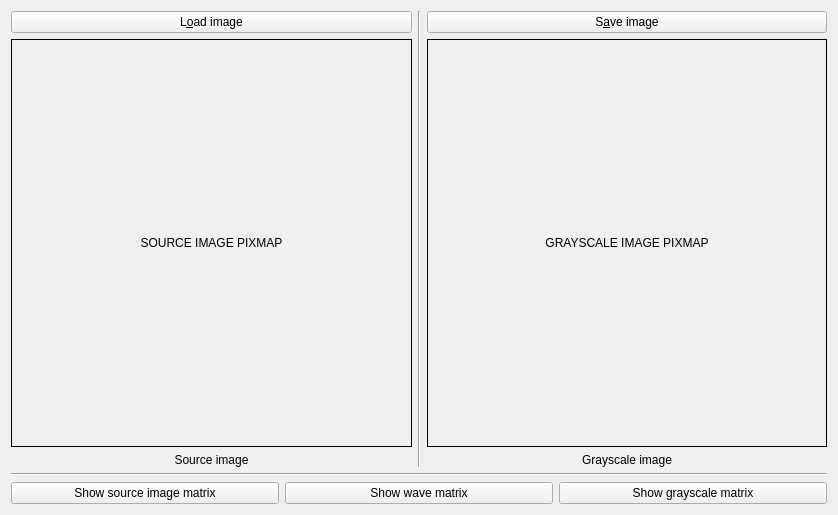
<?xml version="1.0" encoding="UTF-8"?>
<ui version="4.0">
 <class>MonoToGrayscaleWidget</class>
 <widget class="QWidget" name="MonoToGrayscaleWidget">
  <property name="geometry">
   <rect>
    <x>0</x>
    <y>0</y>
    <width>838</width>
    <height>515</height>
   </rect>
  </property>
  <property name="windowTitle">
   <string>MonoToGrayscaleWidget</string>
  </property>
  <layout class="QVBoxLayout" name="verticalLayout">
   <item>
    <layout class="QVBoxLayout" name="verticalLayout_3"/>
   </item>
   <item>
    <layout class="QHBoxLayout" name="horizontalLayout" stretch="0,0,0">
     <item>
      <layout class="QVBoxLayout" name="verticalLayout_2">
       <item>
        <widget class="QPushButton" name="load_source_image_button">
         <property name="text">
          <string>L&amp;oad image</string>
         </property>
        </widget>
       </item>
       <item>
        <widget class="QLabel" name="source_image_label_pixmap">
         <property name="sizePolicy">
          <sizepolicy hsizetype="Expanding" vsizetype="Expanding">
           <horstretch>0</horstretch>
           <verstretch>0</verstretch>
          </sizepolicy>
         </property>
         <property name="styleSheet">
          <string notr="true">border: 1px solid rgb(0, 0, 0);</string>
         </property>
         <property name="frameShape">
          <enum>QFrame::Shape::NoFrame</enum>
         </property>
         <property name="text">
          <string>SOURCE IMAGE PIXMAP</string>
         </property>
         <property name="alignment">
          <set>Qt::AlignmentFlag::AlignCenter</set>
         </property>
        </widget>
       </item>
       <item>
        <widget class="QLabel" name="label_2">
         <property name="sizePolicy">
          <sizepolicy hsizetype="Preferred" vsizetype="Minimum">
           <horstretch>0</horstretch>
           <verstretch>0</verstretch>
          </sizepolicy>
         </property>
         <property name="text">
          <string>Source image</string>
         </property>
         <property name="alignment">
          <set>Qt::AlignmentFlag::AlignCenter</set>
         </property>
        </widget>
       </item>
      </layout>
     </item>
     <item>
      <widget class="Line" name="line">
       <property name="orientation">
        <enum>Qt::Orientation::Vertical</enum>
       </property>
      </widget>
     </item>
     <item>
      <layout class="QVBoxLayout" name="verticalLayout_5">
       <item>
        <widget class="QPushButton" name="save_grayscale_image_button">
         <property name="text">
          <string>S&amp;ave image</string>
         </property>
        </widget>
       </item>
       <item>
        <widget class="QLabel" name="grayscale_image_label_pixmap">
         <property name="sizePolicy">
          <sizepolicy hsizetype="Expanding" vsizetype="Expanding">
           <horstretch>0</horstretch>
           <verstretch>0</verstretch>
          </sizepolicy>
         </property>
         <property name="styleSheet">
          <string notr="true">border: 1px solid rgb(0,0,0);</string>
         </property>
         <property name="frameShape">
          <enum>QFrame::Shape::NoFrame</enum>
         </property>
         <property name="text">
          <string>GRAYSCALE IMAGE PIXMAP</string>
         </property>
         <property name="alignment">
          <set>Qt::AlignmentFlag::AlignCenter</set>
         </property>
        </widget>
       </item>
       <item>
        <widget class="QLabel" name="label_4">
         <property name="sizePolicy">
          <sizepolicy hsizetype="Preferred" vsizetype="Minimum">
           <horstretch>0</horstretch>
           <verstretch>0</verstretch>
          </sizepolicy>
         </property>
         <property name="text">
          <string>Grayscale image</string>
         </property>
         <property name="alignment">
          <set>Qt::AlignmentFlag::AlignCenter</set>
         </property>
        </widget>
       </item>
      </layout>
     </item>
    </layout>
   </item>
   <item>
    <widget class="Line" name="line_2">
     <property name="orientation">
      <enum>Qt::Orientation::Horizontal</enum>
     </property>
    </widget>
   </item>
   <item>
    <layout class="QHBoxLayout" name="horizontalLayout_2">
     <item>
      <widget class="QPushButton" name="show_source_image_matrix_button">
       <property name="text">
        <string>Show source image matrix</string>
       </property>
      </widget>
     </item>
     <item>
      <widget class="QPushButton" name="show_wave_matrix_button">
       <property name="text">
        <string>Show wave matrix</string>
       </property>
      </widget>
     </item>
     <item>
      <widget class="QPushButton" name="show_grayscale_image_matrix_button">
       <property name="sizePolicy">
        <sizepolicy hsizetype="Preferred" vsizetype="Fixed">
         <horstretch>0</horstretch>
         <verstretch>0</verstretch>
        </sizepolicy>
       </property>
       <property name="text">
        <string>Show grayscale matrix</string>
       </property>
      </widget>
     </item>
    </layout>
   </item>
  </layout>
 </widget>
 <resources/>
 <connections/>
</ui>
